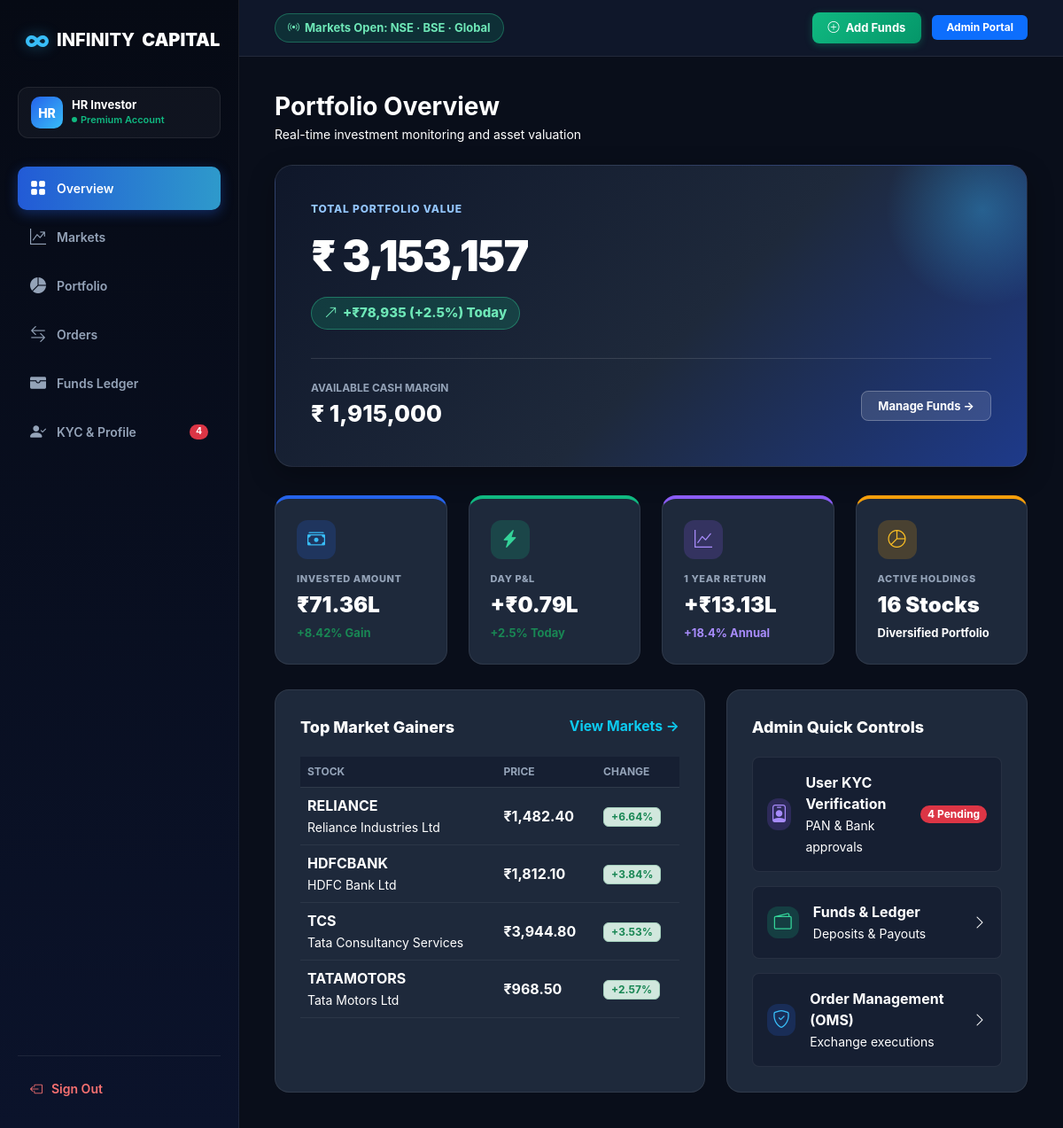
The app's page /backend/admin/dashboard.php (signed in) with its own data.
### tables this page shows
CREATE TABLE IF NOT EXISTS watchlist_stocks (
    id INT AUTO_INCREMENT PRIMARY KEY,
    symbol VARCHAR(20) NOT NULL UNIQUE,
    company_name VARCHAR(100) NOT NULL,
    current_price DECIMAL(10,2) NOT NULL,
    prev_close DECIMAL(10,2) DEFAULT NULL,
    open_price DECIMAL(10,2) DEFAULT NULL,
    high_price DECIMAL(10,2) DEFAULT NULL,
    low_price DECIMAL(10,2) DEFAULT NULL,
    day_change DECIMAL(10,2) NOT NULL,
    day_change_percent DECIMAL(5,2) NOT NULL,
    is_up TINYINT(1) DEFAULT 1,
    volume VARCHAR(50) DEFAULT '1.2M',
    sector VARCHAR(50) DEFAULT 'General',
    updated_at TIMESTAMP DEFAULT CURRENT_TIMESTAMP ON UPDATE CURRENT_TIMESTAMP
);

### backend/admin/dashboard.php (the view, shortened to what this page needs)
<?php
require_once __DIR__ . '/../config/db.php';
$u_res = mysqli_query($conn, "SELECT COUNT(*) as count FROM users");
$totalUsers = ($u_res && $row = mysqli_fetch_assoc($u_res)) ? (int)$row['count'] : 0;
$k_res = mysqli_query($conn, "SELECT COUNT(*) as count FROM kyc_details WHERE status = 'Pending'");
$pendingKyc = ($k_res && $row = mysqli_fetch_assoc($k_res)) ? (int)$row['count'] : 0;
$avail_funds = 0.00;
$total_invested = 0.00;
$day_pnl = 0.00;
$day_pnl_pct = 0.00;
$total_portfolio_value = 0.00;
$w_res = mysqli_query($conn, "SELECT SUM(available_balance) as avail, SUM(total_invested) as inv FROM wallets");
if($w_res && $w_row = mysqli_fetch_assoc($w_res)) {
    if(!empty($w_row['avail'])) $avail_funds = (float)$w_row['avail'];
    if(!empty($w_row['inv'])) $total_invested = (float)$w_row['inv'];
}
$h_res = mysqli_query($conn, "SELECT COUNT(*) as cnt FROM holdings");
$holdings_count = 0;
if ($h_res && $h_row = mysqli_fetch_assoc($h_res)) {
    $holdings_count = (int)$h_row['cnt'];
}
$live_pnl_res = mysqli_query($conn, "
    SELECT SUM(h.quantity * ws.day_change) as total_day_pnl,
           SUM(h.quantity * ws.current_price) as total_curr_val
    FROM holdings h
    JOIN watchlist_stocks ws ON h.stock_symbol = ws.symbol
");
if ($live_pnl_res && $lp = mysqli_fetch_assoc($live_pnl_res)) {
    if ($lp['total_day_pnl'] !== null) $day_pnl = (float)$lp['total_day_pnl'];
    if ($lp['total_curr_val'] !== null) $total_portfolio_value = (float)$lp['total_curr_val'];
}
if ($total_portfolio_value > 0) {
    $day_pnl_pct = round(($day_pnl / $total_portfolio_value) * 100, 2);
}
$stocks_res = mysqli_query($conn, "SELECT * FROM watchlist_stocks ORDER BY day_change_percent DESC LIMIT 4");
?>
<!DOCTYPE html>
<html lang="en">
<head>
    <link href="https://cdn.jsdelivr.net/npm/bootstrap@5.3.0/dist/css/bootstrap.min.css" rel="stylesheet">
    <link rel="stylesheet" href="https://cdn.jsdelivr.net/npm/bootstrap-icons@1.10.5/font/bootstrap-icons.css">
</head>
<body>
    <aside class="sidebar">
        <a href="dashboard.php" class="brand-logo">
            <span>∞</span> INFINITY <b>CAPITAL</b>
        </a>
        <div class="user-pill">
            <div class="user-avatar">HR</div>
            <div>
                <div class="user-info-name">HR Investor</div>
                <div class="user-info-role">
                    <span class="status-dot"></span> Premium Account
                </div>
            </div>
        </div>
        <ul class="sidebar-menu">
            <li><a href="dashboard.php" class="active"><i class="bi bi-grid-fill"></i> Overview</a></li>
            <li><a href="markets.php"><i class="bi bi-graph-up-arrow"></i> Markets</a></li>
            <li><a href="portfolio.php"><i class="bi bi-pie-chart-fill"></i> Portfolio</a></li>
            <li><a href="orders.php"><i class="bi bi-arrow-left-right"></i> Orders</a></li>
            <li><a href="funds_ledger.php"><i class="bi bi-wallet-fill"></i> Funds Ledger</a></li>
            <li>
                <a href="users.php">
                    <i class="bi bi-person-check-fill"></i> KYC & Profile
                    <?php if($pendingKyc > 0): ?>
                        <span class="badge bg-danger rounded-pill ms-auto"><?php echo $pendingKyc; ?></span>
                    <?php endif; ?>
                </a>
            </li>
        </ul>
        <div class="sidebar-footer">
            <a href="logout.php" class="logout-link">
                <i class="bi bi-box-arrow-left"></i> Sign Out
            </a>
        </div>
    </aside>
    <div class="main-wrapper">
        <header class="top-header">
            <div class="market-pill">
                <i class="bi bi-broadcast"></i> Markets Open: NSE · BSE · Global
            </div>
            <div class="header-actions">
                <a href="funds_ledger.php?action=add" class="btn-add-funds">
                    <i class="bi bi-plus-circle me-1"></i> Add Funds
                </a>
                <span class="badge bg-primary px-3 py-2 fw-bold">Admin Portal</span>
            </div>
        </header>
        <main class="dashboard-body">
            <div class="d-flex justify-content-between align-items-center mb-4">
                <div>
                    <h1 class="h3 fw-bold mb-1 text-white">Portfolio Overview</h1>
                    <p class="text-white mb-0 small">Real-time investment monitoring and asset valuation</p>
                </div>
            </div>
            <div class="hero-banner">
                <div class="hero-tag">Total Portfolio Value</div>
                <div class="hero-val">₹ <?php echo number_format($total_portfolio_value, 0); ?></div>
                <div class="hero-pnl">
                    <i class="bi bi-arrow-up-right"></i> +₹<?php echo number_format($day_pnl, 0); ?> (+<?php echo $day_pnl_pct; ?>%) Today
                </div>
                <div class="hero-footer">
                    <div>
                        <div class="hero-avail-title">Available Cash Margin</div>
                        <div class="hero-avail-val">₹ <?php echo number_format($avail_funds, 0); ?></div>
                    </div>
                    <div>
                        <a href="funds_ledger.php" class="btn-manage">Manage Funds →</a>
                    </div>
                </div>
            </div>
            <div class="row g-4">
                <div class="col-md-3 col-sm-6">
                    <div class="color-card card-blue">
                        <div class="color-card-icon icon-blue">
                            <i class="bi bi-cash-stack"></i>
                        </div>
                        <div class="color-card-title">Invested Amount</div>
                        <div class="color-card-val">₹<?php echo number_format($total_invested / 100000, 2); ?>L</div>
                        <div class="color-card-sub text-success">+8.42% Gain</div>
                    </div>
                </div>
                <div class="col-md-3 col-sm-6">
                    <div class="color-card card-green">
                        <div class="color-card-icon icon-green">
                            <i class="bi bi-lightning-charge-fill"></i>
                        </div>
                        <div class="color-card-title">Day P&L</div>
                        <div class="color-card-val"><?php echo $day_pnl >= 0 ? '+' : ''; ?>₹<?php echo number_format(abs($day_pnl) / 100000, 2); ?>L</div>
                        <div class="color-card-sub text-success"><?php echo ($day_pnl_pct >= 0 ? '+' : '') . $day_pnl_pct; ?>% Today</div>
                    </div>
                </div>
                <div class="col-md-3 col-sm-6">
                    <div class="color-card card-purple">
                        <div class="color-card-icon icon-purple">
                            <i class="bi bi-graph-up"></i>
                        </div>
                        <div class="color-card-title">1 Year Return</div>
                        <div class="color-card-val">+₹<?php echo number_format(($total_invested * 0.184) / 100000, 2); ?>L</div>
                        <div class="color-card-sub" style="color: #A78BFA;">+18.4% Annual</div>
                    </div>
                </div>
                <div class="col-md-3 col-sm-6">
                    <div class="color-card card-amber">
                        <div class="color-card-icon icon-amber">
                            <i class="bi bi-pie-chart"></i>
                        </div>
                        <div class="color-card-title">Active Holdings</div>
                        <div class="color-card-val"><?php echo $holdings_count; ?> Stocks</div>
                        <div class="color-card-sub text-white">Diversified Portfolio</div>
                    </div>
                </div>
            </div>
            <div class="row g-4 mt-1">
                <div class="col-md-7">
                    <div class="panel-box mt-0 h-100">
                        <div class="panel-box-title">
                            <span>Top Market Gainers</span>
                            <a href="markets.php" class="text-info text-decoration-none small fw-bold">View Markets →</a>
                        </div>
                        <div class="table-responsive">
                            <table class="table table-dark-custom align-middle mb-0">
                                <thead>
                                    <tr>
                                        <th>Stock</th>
                                        <th>Price</th>
                                        <th>Change</th>
                                    </tr>
                                </thead>
                                <tbody>
                                    <?php while($stk = mysqli_fetch_assoc($stocks_res)): ?>
                                        <tr>
                                            <td>
                                                <div class="fw-bold text-white"><?php echo $stk['symbol']; ?></div>
                                                <small class="text-white"><?php echo $stk['company_name']; ?></small>
                                            </td>
                                            <td class="fw-bold text-white">₹<?php echo number_format($stk['current_price'], 2); ?></td>
                                            <td>
                                                <span class="badge bg-success-subtle text-success border border-success-subtle px-2 py-1">
                                                    +<?php echo $stk['day_change_percent']; ?>%
                                                </span>
                                            </td>
                                        </tr>
                                    <?php endwhile; ?>
                                </tbody>
                            </table>
                        </div>
                    </div>
                </div>
                <div class="col-md-5">
                    <div class="panel-box mt-0 h-100">
                        <div class="panel-box-title">
                            <span>Admin Quick Controls</span>
                        </div>
                        <div class="d-flex flex-column gap-3">
                            <a href="users.php" class="d-flex justify-content-between align-items-center p-3 border rounded-3 text-decoration-none text-white hover-shadow" style="background: rgba(15, 23, 42, 0.5); border-color: var(--border-color)!important;">
                                <div class="d-flex align-items-center gap-3">
                                    <div class="color-card-icon icon-purple mb-0" style="width:36px; height:36px;">
                                        <i class="bi bi-person-badge"></i>
                                    </div>
                                    <div>
                                        <div class="fw-bold">User KYC Verification</div>
                                        <small class="text-white">PAN & Bank approvals</small>
                                    </div>
                                </div>
                                <span class="badge <?php echo $pendingKyc > 0 ? 'bg-danger' : 'bg-secondary'; ?> rounded-pill">
                                    <?php echo $pendingKyc; ?> Pending
                                </span>
                            </a>
                            <a href="funds_ledger.php" class="d-flex justify-content-between align-items-center p-3 border rounded-3 text-decoration-none text-white hover-shadow" style="background: rgba(15, 23, 42, 0.5); border-color: var(--border-color)!important;">
                                <div class="d-flex align-items-center gap-3">
                                    <div class="color-card-icon icon-green mb-0" style="width:36px; height:36px;">
                                        <i class="bi bi-wallet2"></i>
                                    </div>
                                    <div>
                                        <div class="fw-bold">Funds & Ledger</div>
                                        <small class="text-white">Deposits & Payouts</small>
                                    </div>
                                </div>
                                <i class="bi bi-chevron-right text-white"></i>
                            </a>
                            <a href="orders.php" class="d-flex justify-content-between align-items-center p-3 border rounded-3 text-decoration-none text-white hover-shadow" style="background: rgba(15, 23, 42, 0.5); border-color: var(--border-color)!important;">
                                <div class="d-flex align-items-center gap-3">
                                    <div class="color-card-icon icon-blue mb-0" style="width:36px; height:36px;">
                                        <i class="bi bi-shield-check"></i>
                                    </div>
                                    <div>
                                        <div class="fw-bold">Order Management (OMS)</div>
                                        <small class="text-white">Exchange executions</small>
                                    </div>
                                </div>
                                <i class="bi bi-chevron-right text-white"></i>
                            </a>
                        </div>
                    </div>
                </div>
            </div>
        </main>
    </div>
</body>
</html>

### records on screen
watchlist_stocks: symbol "RELIANCE", company_name "Reliance Industries Ltd", current_price "1,482.40", day_change_percent "6.64"
watchlist_stocks: symbol "HDFCBANK", company_name "HDFC Bank Ltd", current_price "1,812.10", day_change_percent "3.84"
watchlist_stocks: symbol "TCS", company_name "Tata Consultancy Services", current_price "3,944.80", day_change_percent "3.53"
watchlist_stocks: symbol "TATAMOTORS", company_name "Tata Motors Ltd", current_price "968.50", day_change_percent "2.57"

### other values on screen
$pendingKyc "4"
$total_portfolio_value "3,153,157"
$day_pnl "78,935"
$day_pnl_pct "2.5"
$avail_funds "1,915,000"
$total_invested / 100000 "71.36"
abs($day_pnl) / 100000 "0.79"
$holdings_count "16"
